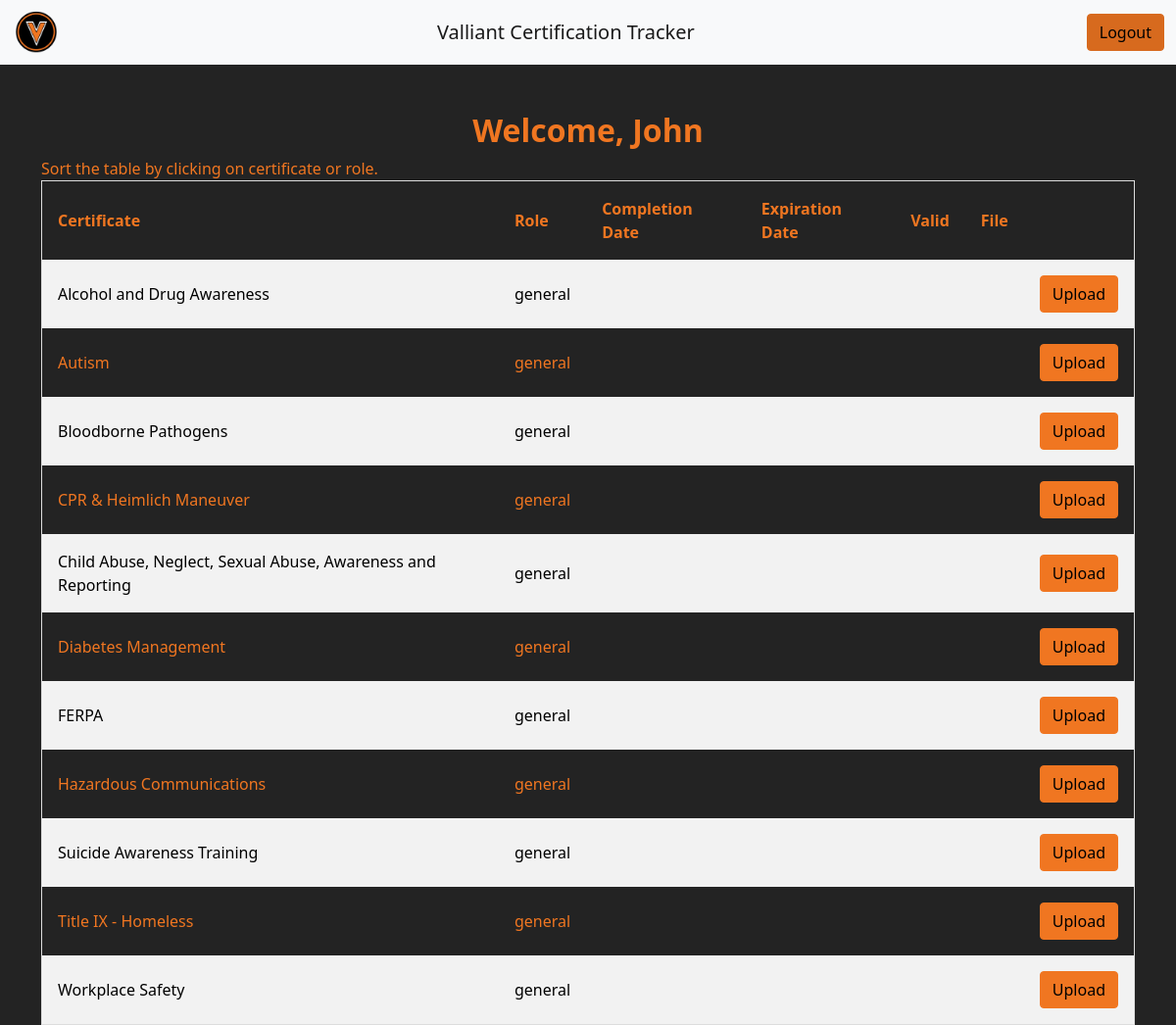
The page /accounts/dashboard/ (signed in) on the database as committed earlier.
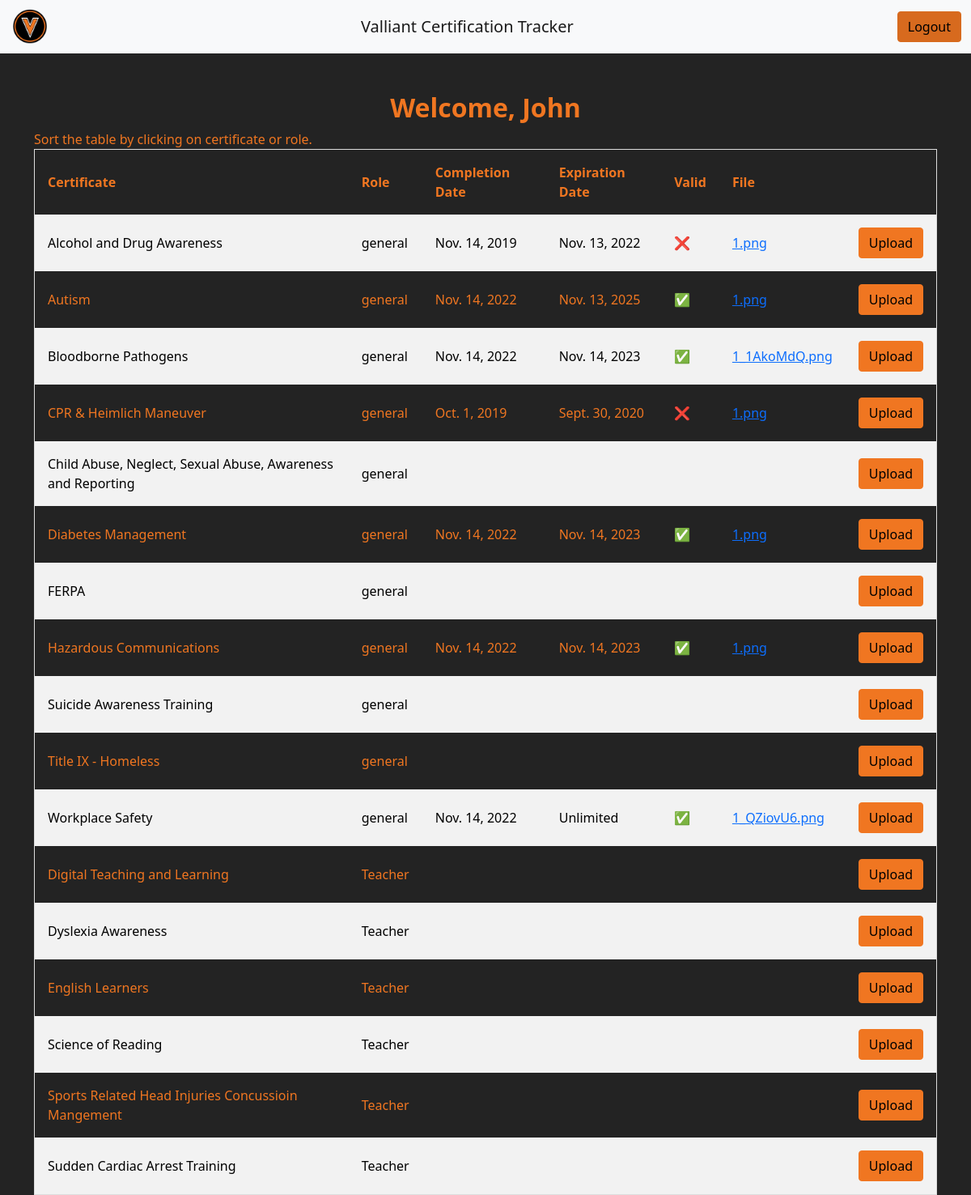
The same page on the database as committed later.
### users/models.py (models this page shows, shortened)
class Certificate(models.Model):
    certificate_name = models.CharField('Name', blank=True, max_length=250, default='', unique=True)
    is_published = models.BooleanField('Published', default=False)
    exp_interval = models.IntegerField('Expiration interval in days', blank = True, null = True, default=0)
    is_limited = models.BooleanField('Time Limited', default=True)
    def __str__(self):
        return self.certificate_name

class Role(models.Model):
    role_name = models.CharField('Role', null=True, blank=True, max_length=250, default='', unique=True)
    certificates_list = models.ManyToManyField(Certificate, blank=True)
    def __str__(self):
        return self.role_name
    class Meta:
        verbose_name = "Role"
        verbose_name_plural = "Roles"

class Images(models.Model):
    certificate = models.ForeignKey(Certificate, default=None, null=False, blank=False, on_delete=models.CASCADE)
    profile = models.ForeignKey(Profile, default=None, null=True, blank=True, on_delete=models.CASCADE)
    file = models.FileField(upload_to = getPathToSave, null=True, blank=False)
    certification_completion_date = models.DateTimeField('Completion date', default=None, blank=False, null=True)
    certification_due_date = models.DateTimeField('Due date', default= None, blank=True, null=True)
    is_valid = models.BooleanField('Valid', default=True)
    def getDueDate(self):
        if self.certificate.is_limited:
            self.certification_due_date = self.certification_completion_date + timedelta(days= self.certificate.exp_interval)
            self.save()
        return self.certification_due_date
    def getName(self):
        return str(self.file).rsplit('/', 1)[-1]
    def isValid(self):
        if not self.certificate.is_limited:
            return True
        else:
            self.is_valid = self.getDueDate() >= timezone.now()
            self.save()
            return self.getDueDate() >= timezone.now()
    class Meta:
        verbose_name = "File"
        verbose_name_plural = "Files"

### users/views.py (the view)
# urls.py: path('dashboard/', views.dashboardView, name = "dashboard"),
@login_required
def dashboardView(request):
    profile = Profile.objects.all()
    images  = Images.objects.all()
    form = ImageForm(request.POST, request.FILES)
    if request.method == 'POST':
        if form.is_valid():
            form.instance.profile = request.user.profile
            form.instance.certification_due_date =  form.instance.getDueDate()
            form.instance.is_valid = form.instance.isValid()
            form.save()
            return redirect("dashboard")
    else:
        form = ImageForm()
    return render(request, 'dashboard.html', {'form': form, 'profiles': profile, 'images': images})

### users/Templates/dashboard.html (shortened to what this page needs)
{% extends 'base_dashboard.html' %}

### users/Templates/base_dashboard.html (shortened to what the changed rows need)
{% extends 'index.html' %}
{% block  content %}
    <center><h2 style="color: #F07621;"><strong>Welcome, {{user.username}}</strong></h2></center>
    {% if user.is_superuser %}
      {% block adminContent %}
        {% comment %} content from dashboard.html {% endcomment %}
      {% endblock %}
    {% else %}
    <div class="container">
        <table id="myTable">
            <tr>
                <th onclick="sortTable(0)">Certificate</th>
                <th onclick="sortTable(1)">Role</th>
                <th>Completion Date</th>
                <th>Expiration Date</th>
                <th>Valid</th>
                <th>File</th>
                <th></th>
            </tr>
            {% for profile in profiles %}
                {% if profile.profile_name.username == user.username %}
                    {% for role in profile.roles_list.all %}
                        {% for cert in role.certificates_list.all %}
                            {% if cert.is_published %}
                                <tr>
                                    <td>{{cert}}</td>
                                    <td>{{role}}</td>
                                    <td>
                                        {% for image in images reversed %}
                                            {% if image.profile.profile_name.username == user.username %}
                                                {% if image.certificate == cert %}
                                                    {% ifchanged image.certificate %}
                                                        {{image.certification_completion_date.date}}
                                                    {% endifchanged %}
                                                {% endif %}
                                            {% endif %}
                                        {% endfor %}
                                    </td>
                                    <td>
                                      {% for image in images reversed %}
                                          {% if image.profile.profile_name.username == user.username %}
                                              {% if image.certificate == cert %}
                                                  {% ifchanged image.certificate %}
                                                    {% if cert.is_limited %}
                                                      {{image.certification_due_date.date}}
                                                    {% else %}
                                                      Unlimited
                                                    {% endif %}
                                                  {% endifchanged %}
                                              {% endif %}
                                          {% endif %}
                                      {% endfor %}
                                  </td>
                                  <td>
                                    {% for image in images reversed %}
                                        {% if image.profile.profile_name.username == user.username %}
                                            {% if image.certificate == cert %}
                                                {% ifchanged image.certificate %}
                                                    {% if image.isValid %}
                                                      &#9989;
                                                    {% else %}
                                                      &#10060;
                                                    {% endif %}
                                                {% endifchanged %}
                                            {% endif %}
                                        {% endif %}
                                    {% endfor %}
                                </td>
                                    <td>
                                        {% for image in images reversed %}
                                            {% if image.profile.profile_name.username == user.username %}
                                                {% if image.certificate == cert %}
                                                    {% ifchanged image.certificate %}
                                                       <a href="{{image.file.url}}" download>{{image.getName}}</a>
                                                    {% endifchanged %}
                                                {% endif %}
                                            {% endif %}
                                        {% endfor %}
                                    </td>
                                    <td>
                                      {% if profile.is_active %}
                                        <button type="button" class="btn btn-primary" data-bs-toggle="modal" data-bs-target="#myModal">Upload </button></div>
                                        <div class="modal fade" id="myModal">
                                        {% endif %}
                            {% endif %}
                        {% endfor %}
                    {% endfor %}
                {% endif %}
            {% endfor %}
    </div>
    {% endif %}
{% endblock %}

Rows that differ between the two databases and show on the page:
added Images: certification_completion_date "Nov. 14, 2019", certification_due_date "Nov. 13, 2022", getName "1.png", shown under Certificate "Alcohol and Drug Awareness"
added Images: certification_completion_date "Nov. 14, 2022", certification_due_date "Nov. 13, 2025", getName "1.png", shown under Certificate "Autism"
added Images: certification_completion_date "Nov. 14, 2022", certification_due_date "Nov. 14, 2023", getName "1_1AkoMdQ.png", shown under Certificate "Bloodborne Pathogens"
added Images: certification_completion_date "Oct. 1, 2019", certification_due_date "Sept. 30, 2020", getName "1.png", shown under Certificate "CPR & Heimlich Maneuver"
added Images: certification_completion_date "Nov. 14, 2022", certification_due_date "Nov. 14, 2023", getName "1.png", shown under Certificate "Diabetes Management"
added Images: certification_completion_date "Nov. 14, 2022", certification_due_date "Nov. 14, 2023", getName "1.png", shown under Certificate "Hazardous Communications"
added Images: certification_completion_date "Nov. 14, 2022", shows "Unlimited", getName "1_QZiovU6.png", shown under Certificate "Workplace Safety"
now on this page (row unchanged): Role: role_name "Teacher"
now on this page (row unchanged): Certificate: certificate_name "Digital Teaching and Learning"
now on this page (row unchanged): Certificate: certificate_name "Dyslexia Awareness"
now on this page (row unchanged): Certificate: certificate_name "English Learners"
now on this page (row unchanged): Certificate: certificate_name "Science of Reading"
now on this page (row unchanged): Certificate: certificate_name "Sports Related Head Injuries Concussioin Mangement"
now on this page (row unchanged): Certificate: certificate_name "Sudden Cardiac Arrest Training"
